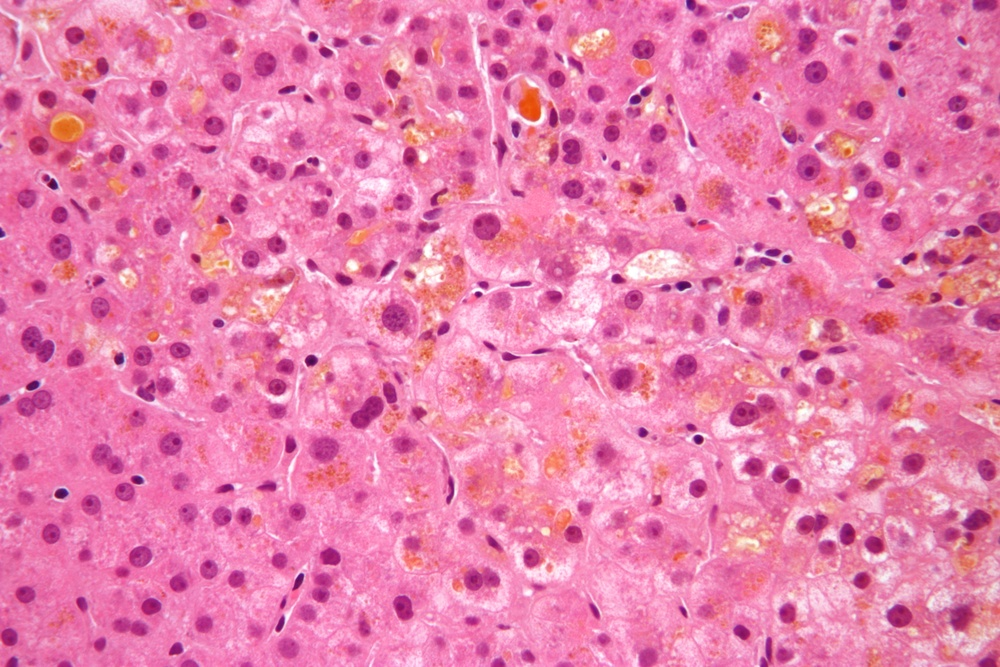
#> input picture 5 - Pruebas Algoritmo Propuesto - Junio 2020/ImagenesHE/1.jpg, 1000 x 667 px, shrunk from 4272 x 2848 before the run
$ python gen_img.py
#> lines starting #> are read from the running program, lines starting #| are printed output that depends on the picture
from cv2 import cv2
import numpy as np
import matplotlib.pyplot as plt

img_1 = cv2.imread("./ImagenesHE/1.jpg", cv2.IMREAD_ANYCOLOR)
#> img_1 is the input picture: shape (667, 1000, 3); mean B, G, R 172.5, 127.1, 231.7

img = img_1.copy()

h = img.shape[1]
#> h = 1000
w = img.shape[0]
#> w = 667

w1 = int(w/4)
#> w1 = 166
h1 = int(h/4)
#> h1 = 250
c = 0
d = 0
e = 0
f = 0
for i in range(8):
    for j in range(8):
        if i%2==0:
            c=i*8+f
            if j==7:
                result = np.ndarray((w1,h1,img.shape[2]))
                a=int(j*int(h1/2))
                l = int (i*int(w1/2))
                result[:,:,:] = img[l:l+w1,h-h1:,:]
                cv2.imwrite('./imagenes generadas/PANORAMICA_{}.jpg'.format(c), result)
                f=f+1
            else:
                result = np.ndarray((w1,h1,img.shape[2]))
                a=int(j*int(h1/2))
                l = int (i*int(w1/2))
                result[:,:,:] = img[ l:l+w1,a:a+h1,:]
                cv2.imwrite('./imagenes generadas/PANORAMICA_{}.jpg'.format(c), result)
                f=f+1
        else:
            f=0
            # d = i*8+8-1
            d = i*8+e
            # d=d-e

            if i==7:
                if j==7:
                    result = np.ndarray((w1,h1,img.shape[2]))
                    a=int(j*int(h1/2))
                    l = int (i*int(w1/2))
                    result[:,:,:] = img[w-w1:,:h1,:]
                    # result[:,:,:] = img[w-w1:,h-h1:,:]
                    cv2.imwrite('./imagenes generadas/PANORAMICA_{}.jpg'.format(d), result)
                    e=e+1
                else:
                    result = np.ndarray((w1,h1,img.shape[2]))
                    a=int(j*int(h1/2))
                    l = int (i*int(w1/2))
                    result[:,:,:] = img[w-w1:,h-(h1+a):h-a,:]
                    # result[:,:,:] = img[w-w1:,a:a+h1,:]
                    cv2.imwrite('./imagenes generadas/PANORAMICA_{}.jpg'.format(d), result)
                    e=e+1
            else:

                if j==7:
                    result = np.ndarray((w1,h1,img.shape[2]))
                    # result[:,:,:] = img[l:l+w1,h-h1:,:]
                    result[:,:,:] = img[l:l+w1,:h1,:]
                    cv2.imwrite('./imagenes generadas/PANORAMICA_{}.jpg'.format(d), result)

                else:
                    result = np.ndarray((w1,h1,img.shape[2]))
                    a=int(j*int(h1/2))
                    l = int (i*int(w1/2))
                    # result[:,:,:] = img[ l:l+w1,a:a+h1,:]
                    result[:,:,:] = img[l:l+w1,h-(h1+a):h-a,:]
                    cv2.imwrite('./imagenes generadas/PANORAMICA_{}.jpg'.format(d), result)
                    e = e+1
    d=0
    e = 0
#> this loop made 8 passes
#> pass 1, `cv2.imwrite('./imagenes generadas/PANORAMICA_{}.jpg'.format(c), result)`:
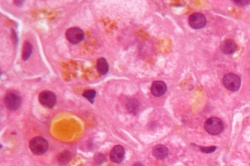
#> saved as PANORAMICA_0.jpg: shape (166, 250, 3); mean B, G, R 167, 125.8, 229.2
#> pass 1, `cv2.imwrite('./imagenes generadas/PANORAMICA_{}.jpg'.format(c), result)`:
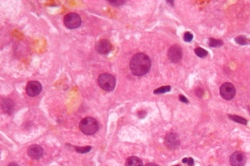
#> saved as PANORAMICA_1.jpg: shape (166, 250, 3); mean B, G, R 176.8, 128.2, 232.4
#> pass 1, `cv2.imwrite('./imagenes generadas/PANORAMICA_{}.jpg'.format(c), result)`:
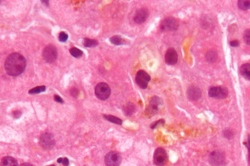
#> saved as PANORAMICA_2.jpg: shape (166, 250, 3); mean B, G, R 175.6, 128.8, 232.4
#> pass 1, `cv2.imwrite('./imagenes generadas/PANORAMICA_{}.jpg'.format(c), result)`:
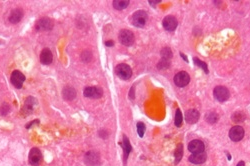
#> saved as PANORAMICA_3.jpg: shape (166, 250, 3); mean B, G, R 168.3, 124.1, 229.7
#> after the loop:
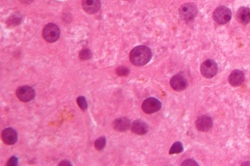
#> result: shape (166, 250, 3) float64; mean B, G, R 172.2, 112.5, 229.4

$ run again, with 5 - Pruebas Algoritmo Propuesto - Junio 2020/ImagenesHE/2.jpg copied over 5 - Pruebas Algoritmo Propuesto - Junio 2020/ImagenesHE/1.jpg
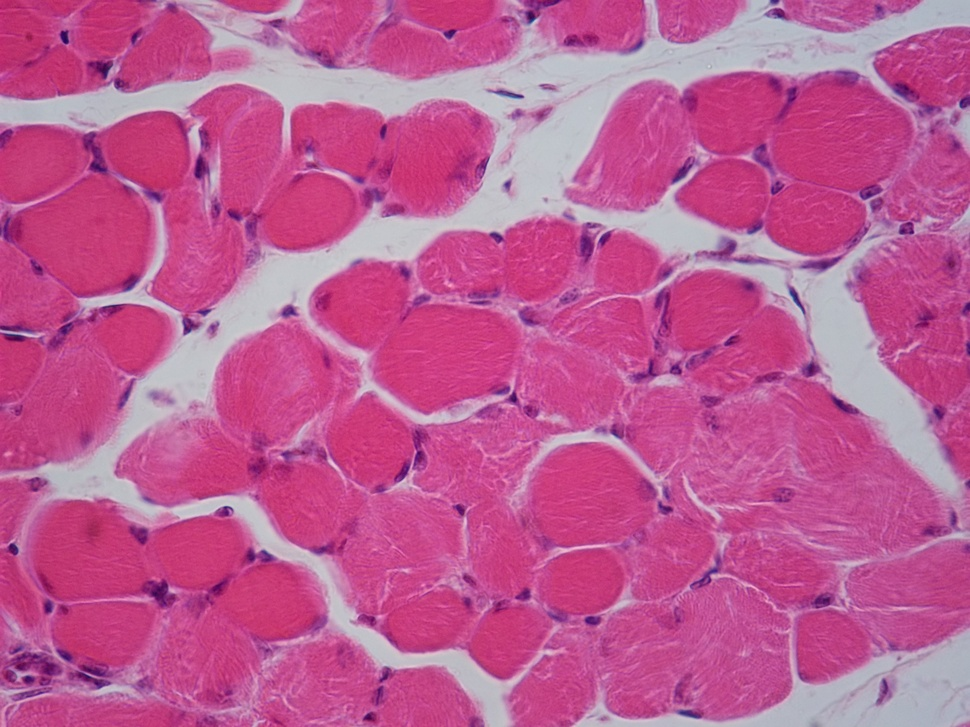
#> input picture 5 - Pruebas Algoritmo Propuesto - Junio 2020/ImagenesHE/2.jpg, 970 x 727 px, shrunk from 4000 x 3000 before the run
#> img_1 is the input picture: shape (727, 970, 3); mean B, G, R 147.7, 91.5, 191
#> the loop `for i in range(8):` made 8 passes
#> pass 1, `cv2.imwrite('./imagenes generadas/PANORAMICA_{}.jpg'.format(c), result)`:
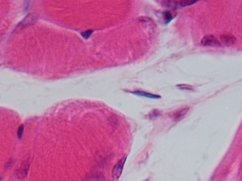
#> saved as PANORAMICA_3.jpg: shape (181, 242, 3); mean B, G, R 162.7, 118.4, 191.9
#> after the loop `for i in range(8):`:
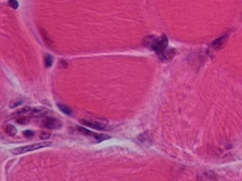
#> result: shape (181, 242, 3) float64; mean B, G, R 132.3, 68.4, 186
